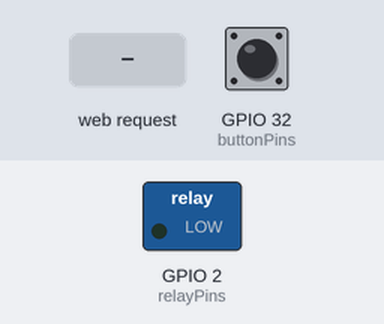
The sketch below on a simulated ESP32. Parts: switched loads named in the sketch (green lamp = pin HIGH). The inputs (shaded band) are chosen by the test bench; at power-on: GPIO 32 (buttonPins) HIGH. WiFi joins after 1.5 s; servers stay silent unless stated; what the sketch prints to the serial monitor is not drawn.

Above: at 3.2 s.
3.3 s: HTTP request GET /setup?numRelays=1 received
4.8 s: GPIO 32 (buttonPins) pulled LOW for 0.15 s
At 4.88 s:
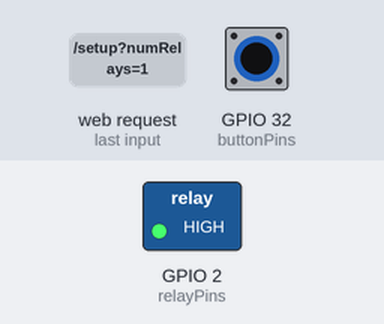
6.4 s: GPIO 32 (buttonPins) pulled LOW for 3.2 s
At 10.2 s:
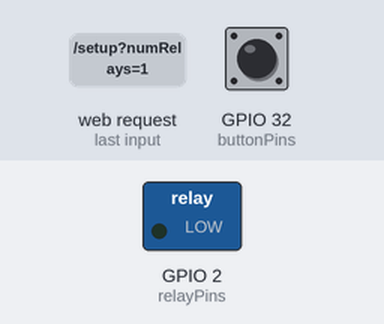
11.1 s: HTTP request GET /toggle?id=btn received
At 12.5 s:
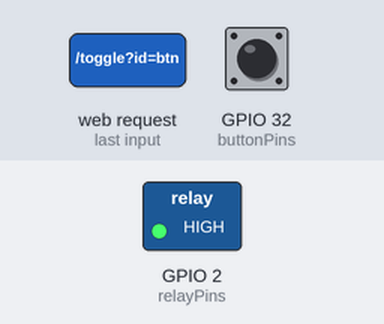
Timing chart, 0 to 13.6 s (numbered marks = the images above; inputs shaded):
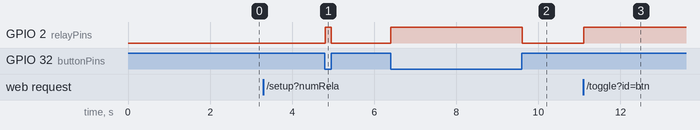

Measured:
- after the input at 4.8 s, GPIO 2 (relayPins): LOW → HIGH at once, → LOW 0.15 s later
- after the input at 6.4 s, GPIO 2 (relayPins): LOW → HIGH at once, → LOW 3.2 s later
- after the input at 11.1 s, GPIO 2 (relayPins): LOW → HIGH at once

The sketch:

wificode.ino
```cpp
// Importation des bibliotheques
#include <ESPmDNS.h>
#include <WiFi.h>
#include <AsyncTCP.h>
#include <ESPAsyncWebServer.h>

// definition des informqtions de connection WiFi
const char* ssid = "ARIEL-PC";
const char* password = "azerty1234";

// declaration des objets serveurs et evenements
AsyncWebServer server(80);
AsyncEventSource events("/events");

// declaration des broches
const int relayPins[5] = {2, 4, 16, 17, 18};  // Broches pour les relais
const int buttonPins[5] = {32, 25, 26, 27, 14};  // Broches pour les boutons poussoirs

// declaration de la structure device et tableau des dispositifs
struct Device {
  int id;
  int pin;
  int btnPin;
  int prevBtnState;
  bool status;
};

Device devices[5];
int numDevices = 0;

//fonction de traitement des variables pour le modele html

String processor(const String& var) {
  if (var.startsWith("btn") && var.endsWith("txt")) {
    int index = var[3] - '1';  // Extract the index from the var name
    return devices[index].status ? "OFF" : "ON";
  }
  if (var.startsWith("btn") && var.endsWith("class")) {
    int index = var[3] - '1';
    return devices[index].status ? "button2" : "button";
  }
  return String();
}
// page html pour la configuration initiale

const char setup_html[] PROGMEM = R"rawliteral(
<!DOCTYPE HTML><html>
<head>
  <meta name='viewport' content='width=device-width, initial-scale=1'>
  <title>ESP32 Setup</title>
  <style>
    body { font-family: Arial, sans-serif; background-color: #f0f0f0; display: flex; flex-direction: column; align-items: center; justify-content: center; height: 100vh; margin: 0; }
    h1 { color: #333; }
    form { background: white; padding: 20px; border-radius: 5px; box-shadow: 0 2px 4px rgba(0, 0, 0, 0.1); }
    input[type='number'], input[type='submit'] { padding: 10px; margin: 5px 0; width: 100%; box-sizing: border-box; }
    input[type='submit'] { background-color: #4CAF50; color: white; border: none; cursor: pointer; }
    input[type='submit']:hover { background-color: #45a049; }
  </style>
</head>
<body>
  <h1>ESP32 Setup</h1>
  <form action="/setup" method="get">
    <label for="numRelays">Enter the number of relays (1-5):</label><br>
    <input type="number" id="numRelays" name="numRelays" min="1" max="5"><br>
    <input type="submit" value="Submit">
  </form>
</body>
</html>)rawliteral";


//generation dynamique de la page principal html

String generateIndexHtml() {
  String html = "<!DOCTYPE HTML><html><head><meta name='viewport' content='width=device-width, initial-scale=1'><title>ESP32 Home Automation</title><style>body { font-family: Arial, sans-serif; background-color: #f0f0f0; margin: 0; display: flex; flex-direction: column; align-items: center; justify-content: center; height: 100vh; } h1 { color: #333; } .container { display: flex; flex-wrap: wrap; justify-content: center; } .relay { background: white; padding: 20px; margin: 10px; border-radius: 5px; box-shadow: 0 2px 4px rgba(0, 0, 0, 0.1); text-align: center; } .button { background-color: mediumseagreen; border: none; color: white; padding: 10px 15px; text-decoration: none; font-size: 20px; cursor: pointer; margin: 10px; border-radius: 5px; } .button2 { background-color: gray; border: none; color: white; padding: 10px 15px; text-decoration: none; font-size: 20px; cursor: pointer; margin: 10px; border-radius: 5px; }</style></head><body><h1>ESP32 SMART Home!</h1><div class='container'>";

  for (int i = 0; i < numDevices; i++) {
    html += "<div class='relay'><h3>Relay " + String(i + 1) + " State</h3>";
    html += "<p><a href='/toggle?id=" + String(i) + "'><button id='btn" + String(i + 1) + "' class='%btn" + String(i + 1) + "class%'>%btn" + String(i + 1) + "txt%</button></a></p></div>";
  }

  html += "</div><script>if (!!window.EventSource) { var source = new EventSource('/events'); source.addEventListener('toggleState', function(e) { let jsonData = JSON.parse(e.data); let element = document.getElementById('btn' + (jsonData.id + 1)); if (jsonData.status) { element.innerHTML = 'OFF'; element.className = 'button2'; } else { element.innerHTML = 'ON'; element.className = 'button'; } }, false); }</script></body></html>";
  return html;
}

void setup() {
  Serial.begin(115200); // initiation de la communicarion serie


  // connexion au reseau wifi
  WiFi.begin(ssid, password);
  while (WiFi.status() != WL_CONNECTED) {
    delay(1000);
    Serial.println("Connecting to WiFi...");
  }

  Serial.println("Connected to WiFi");

  // configuration des routes du serveur web
  //  La route racine / pour la page de configuration initiale.
  // La route /setup pour configurer le nombre de relais.
  // La route /toggle pour basculer l'état d'un relais donné.

  server.on("/", HTTP_GET, [](AsyncWebServerRequest *request) {
    if (numDevices == 0){
      request->send_P(200, "text/html", setup_html);
    }
    else{
      String html = generateIndexHtml();
      AsyncWebServerResponse *response = request->beginResponse(200, "text/html", html);
      response->addHeader("Cache-Control", "no-store");
      request->send(response);
    }
  });

  server.on("/setup", HTTP_GET, [](AsyncWebServerRequest *request) {
      if(numDevices == 0){
        if (request->hasParam("numRelays")) {
        numDevices = request->getParam("numRelays")->value().toInt();
        for (int i = 0; i < numDevices; i++) {
          devices[i] = { i, relayPins[i], buttonPins[i], HIGH, false };
          pinMode(devices[i].pin, OUTPUT);
          digitalWrite(devices[i].pin, LOW);
          pinMode(devices[i].btnPin, INPUT_PULLUP);
        }
        String html = generateIndexHtml();
        AsyncWebServerResponse *response = request->beginResponse(200, "text/html", html);
        response->addHeader("Cache-Control", "no-store");
        request->send(response);
        } else {
          request->send(400, "text/plain", "Missing numRelays parameter");
        }
      }
    });

  // Handle the toggle request
  server.on("/toggle", HTTP_GET, [](AsyncWebServerRequest *request) {
    if (request->hasParam("id")) {
      int id = request->getParam("id")->value().toInt();
      if (id >= 0 && id < numDevices) {
        devices[id].status = !devices[id].status;
        digitalWrite(devices[id].pin, devices[id].status ? HIGH : LOW);
        String data = "{\"id\":" + String(devices[id].id) + ", \"status\":" + String(devices[id].status) + "}";
        events.send(data.c_str(), "toggleState", millis());
      }
    }
    String html = generateIndexHtml();
    AsyncWebServerResponse *response = request->beginResponse(200, "text/html", html);
    response->addHeader("Cache-Control", "no-store");
    request->send(response);
  });

  // configuration des evenements asynchrones
  events.onConnect([](AsyncEventSourceClient *client) {
    if (client->lastId()) {
      Serial.printf("Client reconnected! Last message ID that it got is: %u\n", client->lastId());
    }
    client->send("hello!", NULL, millis(), 10000);
  });

  server.addHandler(&events);


  // demarrage du serveur
  server.begin();
  Serial.println("HTTP server started");
}

void loop() {
  for (int i = 0; i < numDevices; i++) {
    int buttonState = digitalRead(devices[i].btnPin);
    int buttonPreviousState = devices[i].prevBtnState;

    if (buttonState == buttonPreviousState) {
    }
    else{
      devices[i].status = !devices[i].status;
      digitalWrite(devices[i].pin, devices[i].status ? HIGH : LOW);
      delay(50);  // Debounce delay
      devices[i].prevBtnState = buttonState;
    }
    String data = "{\"id\":" + String(devices[i].id) + ", \"status\":" + String(devices[i].status) + "}";
    events.send(data.c_str(), "toggleState", millis());
  }
  delay(10);
}
```
